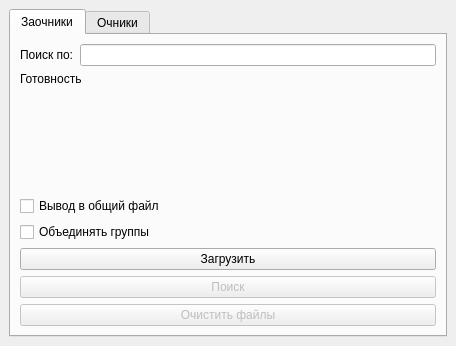
<?xml version="1.0" encoding="UTF-8"?>
<ui version="4.0">
 <class>MainWindow</class>
 <widget class="QMainWindow" name="MainWindow">
  <property name="geometry">
   <rect>
    <x>0</x>
    <y>0</y>
    <width>456</width>
    <height>346</height>
   </rect>
  </property>
  <property name="windowTitle">
   <string>Париснг расписания</string>
  </property>
  <widget class="QWidget" name="centralwidget">
   <layout class="QVBoxLayout" name="verticalLayout_3">
    <item>
     <widget class="QTabWidget" name="tabWidget">
      <property name="currentIndex">
       <number>0</number>
      </property>
      <widget class="QWidget" name="tab">
       <attribute name="title">
        <string>Заочники</string>
       </attribute>
       <layout class="QVBoxLayout" name="verticalLayout_2" stretch="0,1">
        <item>
         <layout class="QVBoxLayout" name="verticalLayout_5" stretch="1,0">
          <property name="sizeConstraint">
           <enum>QLayout::SetMinimumSize</enum>
          </property>
          <item>
           <layout class="QHBoxLayout" name="horizontalLayout">
            <item>
             <widget class="QLabel" name="label">
              <property name="text">
               <string>Поиск по:</string>
              </property>
             </widget>
            </item>
            <item>
             <widget class="QLineEdit" name="searchFilter"/>
            </item>
           </layout>
          </item>
          <item>
           <widget class="QLabel" name="infoLabel">
            <property name="text">
             <string>Готовность</string>
            </property>
            <property name="alignment">
             <set>Qt::AlignLeading|Qt::AlignLeft|Qt::AlignTop</set>
            </property>
           </widget>
          </item>
         </layout>
        </item>
        <item>
         <layout class="QVBoxLayout" name="verticalLayout_4">
          <property name="sizeConstraint">
           <enum>QLayout::SetMaximumSize</enum>
          </property>
          <item>
           <layout class="QVBoxLayout" name="verticalLayout_6">
            <item>
             <widget class="QCheckBox" name="generalFileCheckbox">
              <property name="text">
               <string>Вывод в общий файл</string>
              </property>
             </widget>
            </item>
            <item>
             <widget class="QCheckBox" name="groupCheckbox">
              <property name="text">
               <string>Объединять группы</string>
              </property>
             </widget>
            </item>
           </layout>
          </item>
          <item>
           <layout class="QVBoxLayout" name="verticalLayout_7">
            <property name="sizeConstraint">
             <enum>QLayout::SetMinimumSize</enum>
            </property>
            <item>
             <widget class="QPushButton" name="loadButton">
              <property name="text">
               <string>Загрузить</string>
              </property>
             </widget>
            </item>
            <item>
             <widget class="QPushButton" name="searchButton">
              <property name="enabled">
               <bool>false</bool>
              </property>
              <property name="text">
               <string>Поиск</string>
              </property>
             </widget>
            </item>
            <item>
             <widget class="QPushButton" name="clearFilesButton">
              <property name="enabled">
               <bool>false</bool>
              </property>
              <property name="text">
               <string>Очистить файлы</string>
              </property>
             </widget>
            </item>
           </layout>
          </item>
         </layout>
        </item>
       </layout>
      </widget>
      <widget class="QWidget" name="tab_2">
       <attribute name="title">
        <string>Очники</string>
       </attribute>
       <layout class="QVBoxLayout" name="verticalLayout"/>
      </widget>
     </widget>
    </item>
   </layout>
  </widget>
 </widget>
 <resources/>
 <connections/>
</ui>
